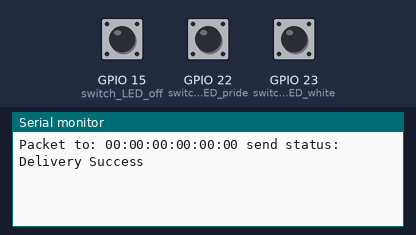
Bench run of a sketch on a simulated ESP32. Shown: the last lines printed to the serial monitor. The test bench sets the inputs (shaded band); at power-on: GPIO 15 (switch_LED_off) LOW, GPIO 22 (switch_LED_pride) LOW, GPIO 23 (switch_LED_white) LOW.

Above: at 1.2 s.
1.3 s: GPIO 15 (switch_LED_off) pulled HIGH for 0.15 s
At 2.61 s:
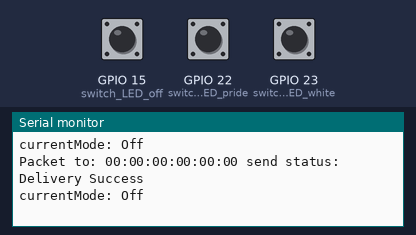
2.9 s: GPIO 22 (switch_LED_pride) pulled HIGH for 0.15 s
At 2.91 s:
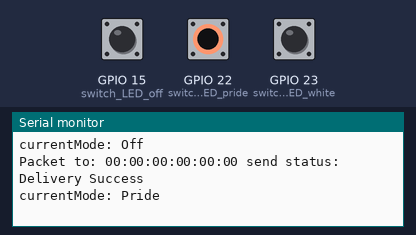
4.5 s: GPIO 23 (switch_LED_white) pulled HIGH for 0.15 s
At 4.82 s:
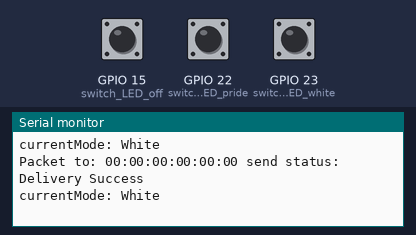

Measured:
- after the input at 1.3 s, the serial monitor: prints a new line at once (image 1)
- after the input at 2.9 s, the serial monitor: prints a new line at once (image 2)
- after the input at 4.5 s, the serial monitor: prints a new line at once (image 3)

The sketch:

32_ESPNOW__Neopixel_TX_Timed_Mode_Send.ino
```cpp
// (licence header left out)
#include <esp_now.h>
#include <WiFi.h>
int Greenchange = 0;
int Redchange = 0;
int Bluechange = 0;

// REPLACE WITH RECEIVER MAC Address
uint8_t broadcastAddress1[] = {0x34, 0x94, 0x54, 0x34, 0xF5, 0xF0};//34:94:54:34:F5:F0
uint8_t broadcastAddress2[] = {0x34, 0x94, 0x54, 0x35, 0x29, 0x58};//34:94:54:35:29:58
uint8_t broadcastAddress3[] = {0x34, 0x94, 0x54, 0x35, 0x29, 0x30};// 34:94:54:35:29:30
uint8_t broadcastAddress4[] = {0x34, 0x94, 0x54, 0x35, 0x39, 0x8C};//34:94:54:35:39:8C
uint8_t broadcastAddress5[] = {0x34, 0x94, 0x54, 0x36, 0x0F, 0xF8};//34:94:54:36:0F:F8


// Mode buttons
const int switch_LED_off = 15;  //Switch off Leds
const int switch_LED_white = 23; //Switch Led's to all white
const int switch_LED_pride = 22; // Switch Led's to pride colours

// Button start up states
 int LED_off = 0;  //Switch off Leds
 int LED_white = 0; //Switch Led's to all white
 int LED_pride = 0;
 int active_mode = 0; //store for current mode

//Timer variables
int time_now;
int time_change = 120000 ;// seconds X 1000

// Structure example to send data
// Must match the receiver structure
typedef struct struct_message {
 int green = Greenchange;
 int red = Redchange;
 int blue = Bluechange;
 int sent_mode = 0;
} struct_message;

// Create a struct_message called myData
struct_message myData;

esp_now_peer_info_t peerInfo;

unsigned long lastTime = 0;
unsigned long timerDelay = 500;  // send readings timer
unsigned long longtimerDelay = 3500;  // send readings timer
unsigned long colour_Change = 2000;

// callback when data is sent
void OnDataSent(const uint8_t *mac_addr, esp_now_send_status_t status) {
  char macStr[18];
  Serial.print("Packet to: ");
  // Copies the sender mac address to a string
  snprintf(macStr, sizeof(macStr), "%02x:%02x:%02x:%02x:%02x:%02x",
           mac_addr[0], mac_addr[1], mac_addr[2], mac_addr[3], mac_addr[4], mac_addr[5]);
  Serial.print(macStr);
  Serial.print(" send status:\t");
  Serial.println(status == ESP_NOW_SEND_SUCCESS ? "Delivery Success" : "Delivery Fail");
}


void colour_off(){
  Greenchange = 255;
    Redchange = 255;
    Bluechange =255;

    myData.green = 0;
    myData.red = 0;
    myData.blue = 0;
    myData.sent_mode = 0;


}

void colour_White(){
  Greenchange = 255;
    Redchange = 255;
    Bluechange =255;

    myData.green = 255;
    myData.red = 255;
    myData.blue = 255;


}

//red, orange,yellow,green,blue,purple
void colour_Pride_red(){
    //red
  Greenchange = 255;
    Redchange = 0;
    Bluechange =0;
    myData.green = 255;
    myData.red = 0;
    myData.blue = 0;
}

void colour_Pride_orange(){
    //orange
  Greenchange = 154;
    Redchange = 247;
    Bluechange =5;
    myData.green = 247;
    myData.red = 124;
    myData.blue = 0;
}

void colour_Pride_yellow(){
    //yellow,
  Greenchange = 243;
    Redchange = 247;
    Bluechange =5;
    myData.green = 254;
    myData.red = 254;
    myData.blue = 0;
}

void colour_Pride_green(){
    //green,
  Greenchange = 0;
    Redchange = 255;
    Bluechange =0;
    myData.green = 0;
    myData.red = 255;
    myData.blue = 0;
}

void colour_Pride_blue(){
    //blue,
  Greenchange = 30;
    Redchange = 155;
    Bluechange = 250;
    myData.green = 3;
    myData.red = 3;
    myData.blue = 250;
}

void colour_Pride_purple(){
    //purple
  Greenchange = 9;
    Redchange = 225;
    Bluechange =240;
    myData.green = 225;
    myData.red = 0;
    myData.blue = 250;
}

void setup() {
  //Init Mode buttons
  pinMode(switch_LED_off, INPUT);
  pinMode(switch_LED_white, INPUT);
  pinMode(switch_LED_pride, INPUT);

  // Init Serial Monitor
  Serial.begin(115200);

  // Set device as a Wi-Fi Station
  WiFi.mode(WIFI_STA);

  // Init ESP-NOW
  if (esp_now_init() != ESP_OK) {
    Serial.println("Error initializing ESP-NOW");
    return;
  }

  // Once ESPNow is successfully Init, we will register for Send CB to
  // get the status of Trasnmitted packet
  //esp_now_set_self_role(ESP_NOW_ROLE_CONTROLLER);
  esp_now_register_send_cb(OnDataSent);

  // Register peer
 // register peer
  peerInfo.channel = 0;
  peerInfo.encrypt = false;
  // register first peer
  memcpy(peerInfo.peer_addr, broadcastAddress1, 6);
  if (esp_now_add_peer(&peerInfo) != ESP_OK){
    Serial.println("Failed to add peer");
    return;
  }
  // register second peer
  memcpy(peerInfo.peer_addr, broadcastAddress2, 6);
  if (esp_now_add_peer(&peerInfo) != ESP_OK){
    Serial.println("Failed to add peer");
    return;
  }
  /// register third peer
  memcpy(peerInfo.peer_addr, broadcastAddress3, 6);
  if (esp_now_add_peer(&peerInfo) != ESP_OK){
    Serial.println("Failed to add peer");
    return;
  }
     /// register fourth peer
  memcpy(peerInfo.peer_addr, broadcastAddress4, 6);
  if (esp_now_add_peer(&peerInfo) != ESP_OK){
    Serial.println("Failed to add peer");
    return;
  }
     /// register fifth peer
  memcpy(peerInfo.peer_addr, broadcastAddress5, 6);
  if (esp_now_add_peer(&peerInfo) != ESP_OK){
    Serial.println("Failed to add peer");
    return;
  }

  // set leds off
     myData.green = 0;
    myData.red = 0;
    myData.blue = 0;

// Send message via ESP-NOW
    //esp_err_t result =
    esp_now_send(0, (uint8_t *) &myData, sizeof(struct_message));

}

void loop() {

 LED_off = digitalRead(switch_LED_off);
  LED_white = digitalRead(switch_LED_white);
  LED_pride = digitalRead(switch_LED_pride);

  // check if the pushbutton is pressed. If it is, the buttonState is HIGH:
  if (LED_off == HIGH )  {active_mode = 1; };
  if (LED_white == HIGH ) {active_mode = 2; };
  if (LED_pride == HIGH )  {active_mode = 3;};


       // Send message via ESP-NOW
   //esp_now_send(0, (uint8_t *) &myData, sizeof(struct_message));// {active_mode = 3; };


  if (active_mode == 1) {
    Serial.print("currentMode: ");
    Serial.println("Off" );


    colour_off();
    esp_now_send(0, (uint8_t *) &myData, sizeof(struct_message));

    };

  if (active_mode == 2) {
    Serial.print("currentMode: ");
    Serial.println("White");
    time_now = millis();
    colour_White();
    esp_now_send(0, (uint8_t *) &myData, sizeof(struct_message));
      if (time_now > time_change) {
        int sent_mode = 3;
        esp_now_send(0, (uint8_t *) &myData, sizeof(struct_message));
        }
      else {colour_White();}
    };

  if (active_mode == 3)
{
   Serial.print("currentMode: ");
    Serial.println("Pride");


    myData.sent_mode = 3;
    esp_now_send(0, (uint8_t *) &myData, sizeof(struct_message));
}
   /*
   delay(200);
  //send pride colours
      //red, orange,yellow,green,blue,purple

     colour_Pride_red();

       // Send message via ESP-NOW
   esp_now_send(0, (uint8_t *) &myData, sizeof(struct_message));
  delay(colour_Change);


  colour_Pride_orange();

       // Send message via ESP-NOW
    esp_now_send(0, (uint8_t *) &myData, sizeof(struct_message));
  delay(colour_Change);


  colour_Pride_yellow();

       // Send message via ESP-NOW
    esp_now_send(0, (uint8_t *) &myData, sizeof(struct_message));
  delay(colour_Change);


  colour_Pride_green();

       // Send message via ESP-NOW
    esp_now_send(0, (uint8_t *) &myData, sizeof(struct_message));
  delay(colour_Change);


  colour_Pride_blue();

       // Send message via ESP-NOW
    esp_now_send(0, (uint8_t *) &myData, sizeof(struct_message));
  delay(colour_Change);


  colour_Pride_purple();

       // Send message via ESP-NOW
    esp_now_send(0, (uint8_t *) &myData, sizeof(struct_message));
  delay(colour_Change);


  };
  /*
  Serial.print("Mode: ");
  Serial.println(active_mode);
  Serial.print("Green: ");
  Serial.println(Greenchange);
  Serial.print("Red: ");
  Serial.println( Redchange);
   Serial.print("Blue: ");
  Serial.println(Bluechange);
   Serial.println();
 */
   delay(100);

}
```
